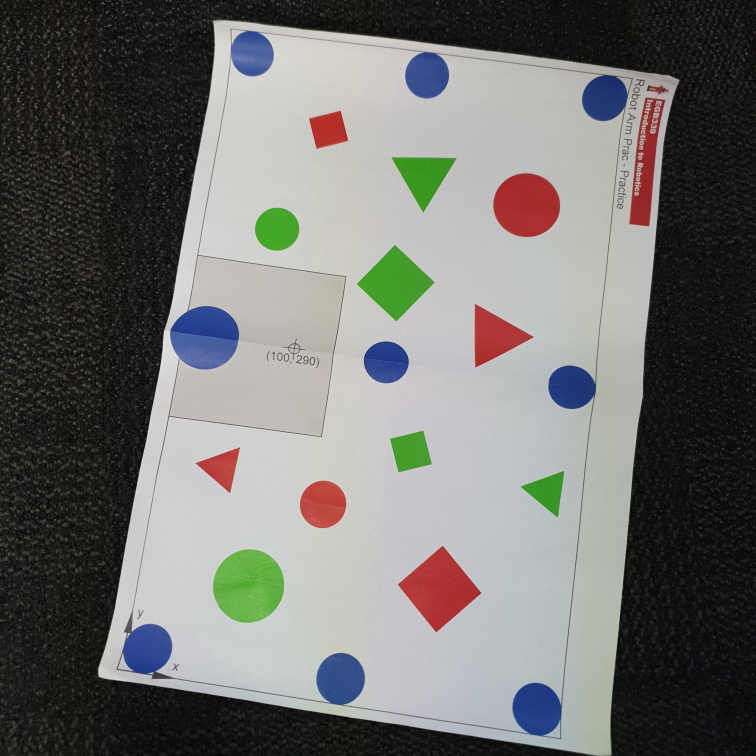
%> input picture image03.jpg, 3024 x 3024 px (shown at 1/4 size)
$ octave --eval "result = smallFunc('image03.jpg');"   (GNU Octave 9; MATLAB toolbox functions it lacks are replaced by stand-ins)
%> lines starting %> are read from the running program, lines starting %| are printed output that depends on the picture; in (x1, y1, x2, y2) boxes, pixels count from 0 and x2, y2 are one past the last pixel; in counts of white or black regions, pixels touching at a corner belong together; the program's own positions count from 1
function [shapeOutput,sizeOutput,colorOutput,shapesInfoOutput] = smallFunc(imgName)
%> called with imgName = 'image03.jpg'
%SMALLSHAPEFINDER Summary of this function goes here
%   Detailed explanation goes here

%Reading test sheet image
tsRead = imread(imgName);

%Splitting read image into color segments
tsRedSeg = tsRead(:,:,1);
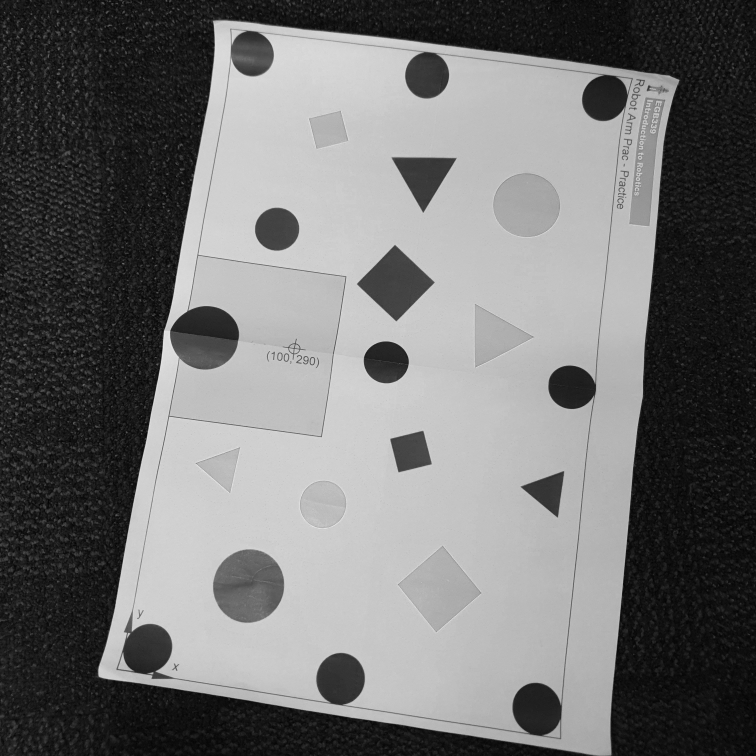
%> tsRedSeg: size 3024x3024 uint8 (shown at 1/4 size); min 0, max 246, mean 114.2
tsGreenSeg = tsRead(:,:,2);
tsBlueSeg = tsRead(:,:,3);
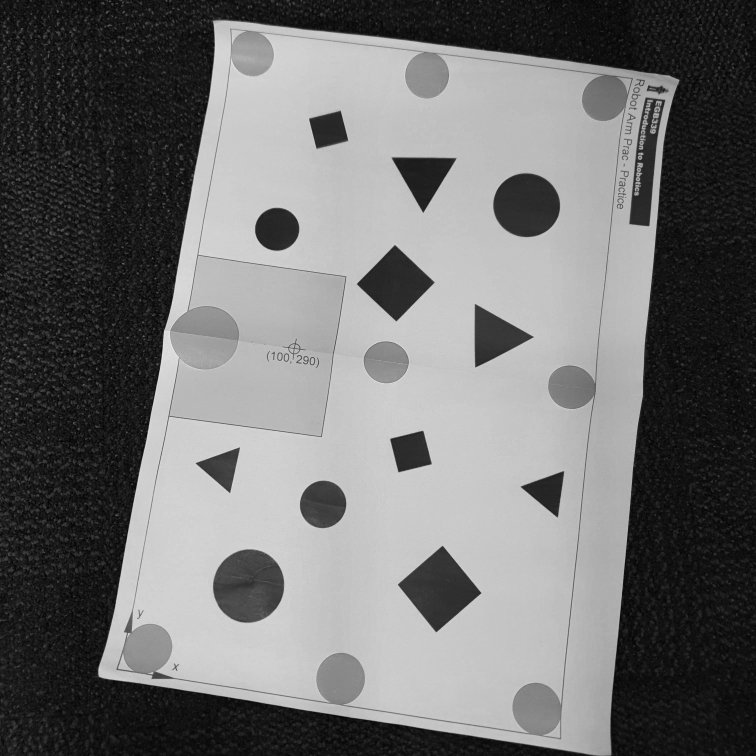
%> tsBlueSeg: size 3024x3024 uint8 (shown at 1/4 size); min 0, max 250, mean 112.1

%Normalising each segment
tsRedNormal = double(tsRedSeg)/255;
tsGreenNormal = double(tsGreenSeg)/255;
tsBlueNormal = double(tsBlueSeg)/255;

%Gamma correcting each segment
tsRedNormalA = tsRedNormal.^2.5;
tsGreenNormalA = tsGreenNormal.^2.5;
tsBlueNormalA = tsBlueNormal.^2.5;
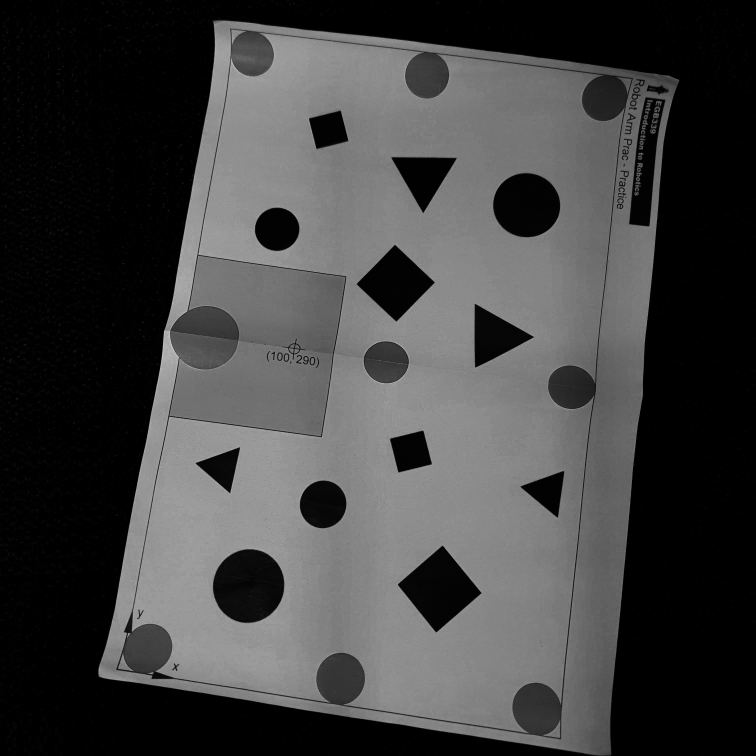
%> tsBlueNormalA: size 3024x3024 double (shown at 1/4 size); min 0, max 0.952, mean 0.259

%Finding relative values for each segment
tsRedRel = tsRedNormalA./(tsRedNormalA+tsGreenNormalA+tsBlueNormalA);
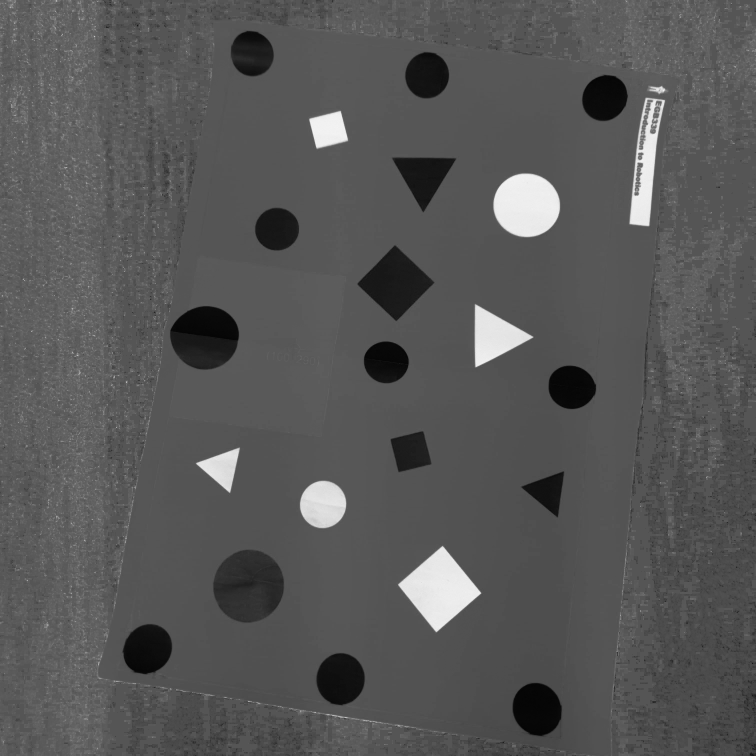
%> tsRedRel: size 3024x3024 double (shown at 1/4 size); 0.01% of the values are NaN or infinite; the others: min 0, max 1, mean 0.343; drawn with min black, max white, NaN and infinite black
tsGreenRel = tsGreenNormalA./(tsRedNormalA+tsGreenNormalA+tsBlueNormalA);
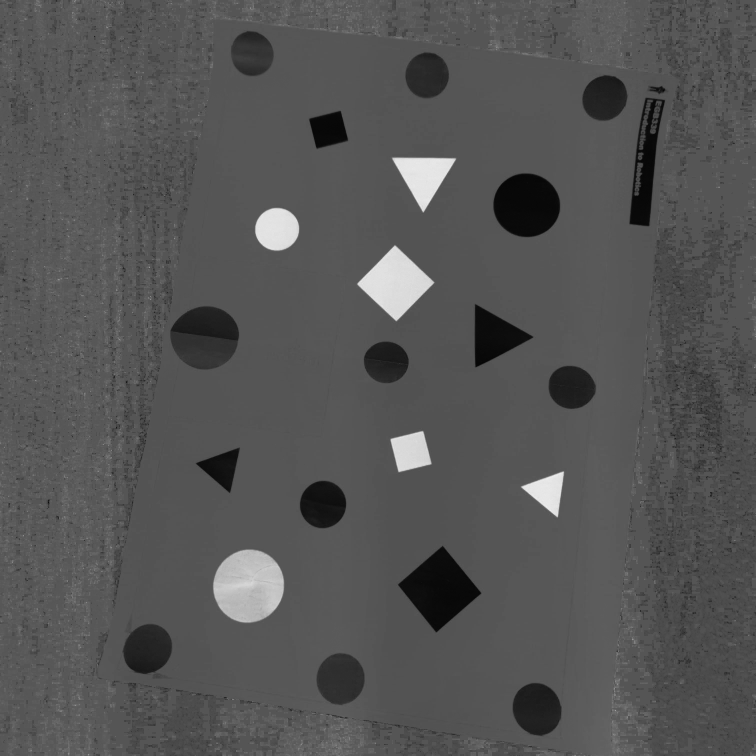
%> tsGreenRel: size 3024x3024 double (shown at 1/4 size); 0.01% of the values are NaN or infinite; the others: min 0, max 1, mean 0.334; drawn with min black, max white, NaN and infinite black

%Showing only blue, red and green on each segment
tsRedOnly = tsRedRel>0.5;
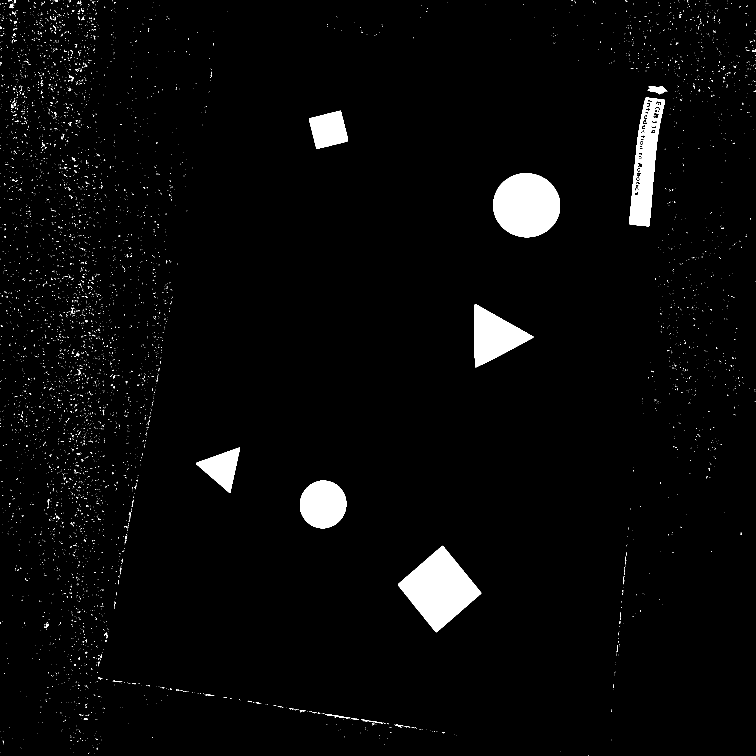
%> tsRedOnly: size 3024x3024 logical (shown at 1/4 size); 2.9% white; 6660 white regions (6504 under 20 px), largest, box (x1, y1, x2, y2) and area: (1592, 2183, 1925, 2529) 58997, (1973, 693, 2240, 949) 53831, (2517, 391, 2660, 905) 34932
tsGreenOnly = tsGreenRel>0.5;
%> tsGreenOnly: size 3024x3024 logical; 2.2% white; 1450 white regions (1438 under 20 px), largest, box (x1, y1, x2, y2) and area: (852, 2198, 1136, 2491) 65186, (1428, 981, 1738, 1285) 47892, (1568, 630, 1824, 850) 29025

%Strelling image
ser = strel('square',12);
tsRedOnly = imopen(tsRedOnly,ser);
%> tsRedOnly: size 3024x3024 logical; 2.5% white; 13 white regions, largest, box (x1, y1, x2, y2) and area: (1596, 2188, 1921, 2525) 58883, (1973, 694, 2240, 949) 53822, (1898, 1221, 2126, 1466) 30836
seg = strel('square',10);
tsGreenOnly = imopen(tsGreenOnly,seg);
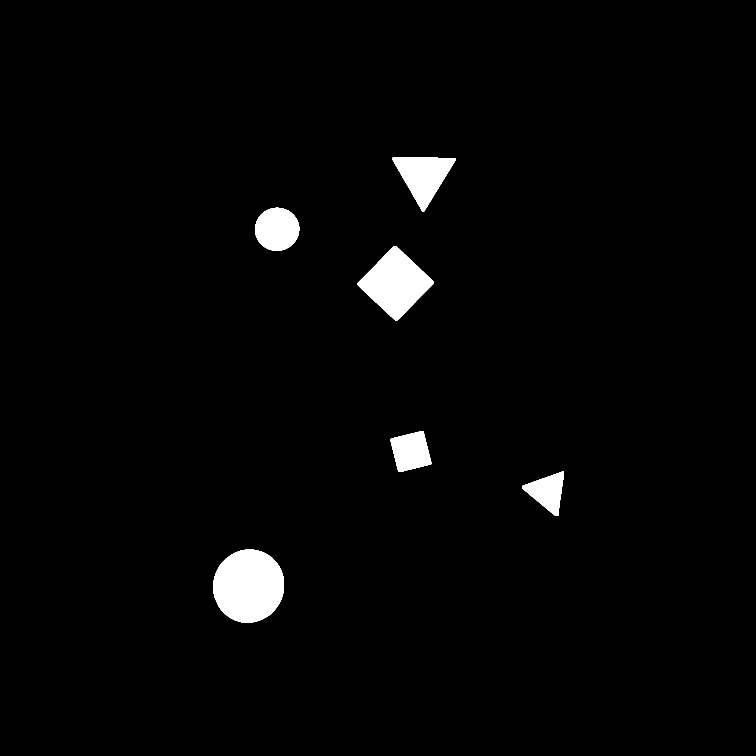
%> tsGreenOnly: size 3024x3024 logical (shown at 1/4 size); 2.2% white; 6 white regions, box (x1, y1, x2, y2) and area: (853, 2198, 1136, 2491) 65185, (1431, 984, 1734, 1281) 47813, (1571, 630, 1822, 845) 28949, (1021, 831, 1197, 1003) 23845, (1563, 1725, 1725, 1887) 18911, (2089, 1887, 2256, 2064) 15776

%Finding blobs in image
%> (the run ends here)
